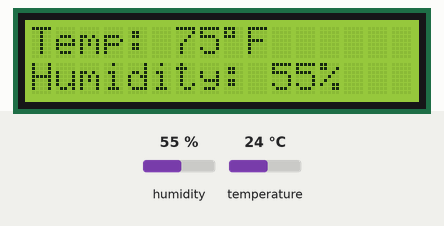
Bench run of a program on a simulated Arduino Uno R4 Minima. Shown: 16×2 character LCD. Inputs (shaded band) come from the test bench; at power-on: humidity 55 %, temperature 24 °C.

Above: at 3.2 s.
3.3 s: humidity set to 22 %
At 5.3 s:
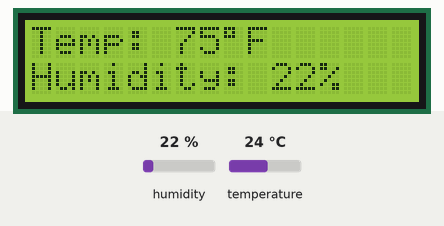
6.0 s: temperature set to 12 °C
At 6.7 s:
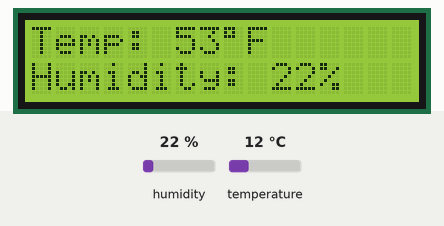
8.7 s: humidity set to 40 %
At 10.6 s:
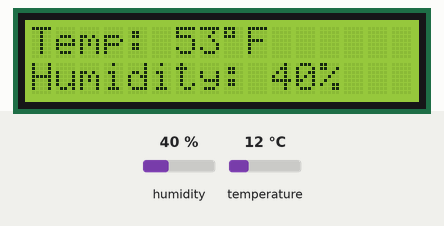
11.7 s: temperature set to 19 °C
At 13.2 s:
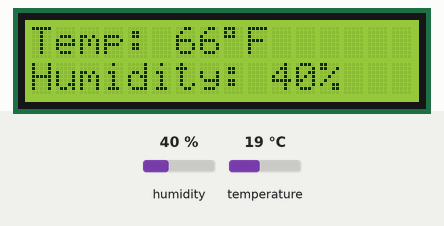
Timing chart, 0 to 14.7 s (numbered marks = the images above; inputs shaded):
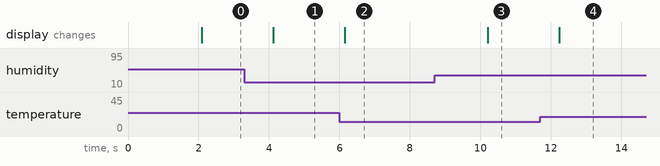

Measured:
- after the input at 3.3 s, the display: changes after 0.82 s (image 1)
- after the input at 6.0 s, the display: changes after 0.15 s (image 2)
- after the input at 8.7 s, the display: changes after 1.5 s (image 3)
- after the input at 11.7 s, the display: changes after 0.53 s (image 4)

The program:

main.cpp
```cpp
#include <Arduino.h>
#include <DHT.h>
#include <LiquidCrystal.h>

constexpr uint8_t DHT_PIN = 7;
constexpr uint8_t DHT_TYPE = DHT11;

DHT dht(DHT_PIN, DHT_TYPE);
LiquidCrystal lcd(12, 11, 5, 4, 3, 2);

void setup() {
  lcd.begin(16, 2);
  dht.begin();

  lcd.print("Starting...");
  delay(2000);
}

void loop() {
  const float humidity = dht.readHumidity();
  const float temperature = dht.readTemperature(true);

  lcd.clear();

  if (isnan(humidity) || isnan(temperature)) {
    lcd.setCursor(0, 0);
    lcd.print("Sensor error");
  } else {
    lcd.setCursor(0, 0);
    lcd.print("Temp: ");
    lcd.print(static_cast<int>(temperature));
    lcd.write(byte(223));  // LCD degree symbol
    lcd.print("F");

    lcd.setCursor(0, 1);
    lcd.print("Humidity: ");
    lcd.print(static_cast<int>(humidity));
    lcd.print("%");
  }

  delay(2000);
}
```
